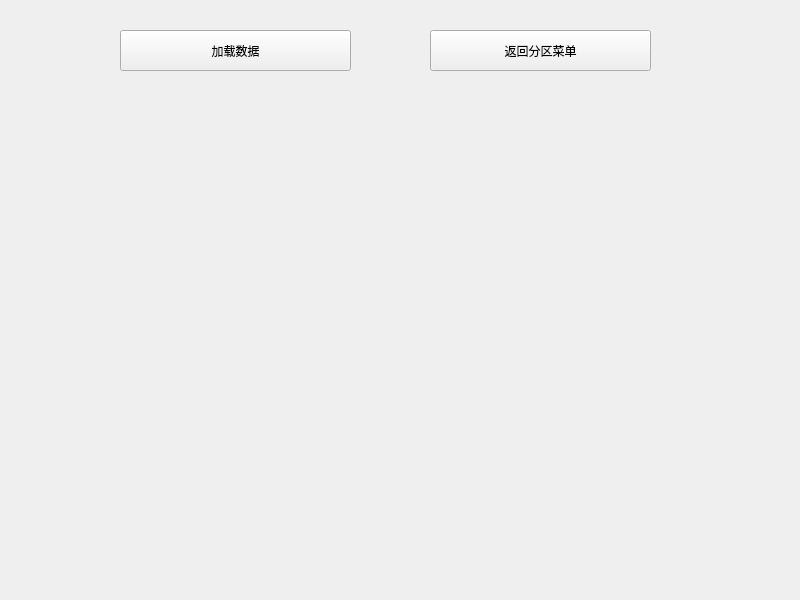
<?xml version="1.0" encoding="UTF-8"?>
<ui version="4.0">
 <class>LoadPage</class>
 <widget class="QWidget" name="LoadPage">
  <property name="geometry">
   <rect>
    <x>0</x>
    <y>0</y>
    <width>800</width>
    <height>600</height>
   </rect>
  </property>
  <property name="windowTitle">
   <string>Form</string>
  </property>
  <widget class="QWidget" name="verticalLayoutWidget">
   <property name="geometry">
    <rect>
     <x>50</x>
     <y>90</y>
     <width>691</width>
     <height>461</height>
    </rect>
   </property>
   <layout class="QVBoxLayout" name="testLayout"/>
  </widget>
  <widget class="QPushButton" name="btnLoadData">
   <property name="geometry">
    <rect>
     <x>120</x>
     <y>30</y>
     <width>231</width>
     <height>41</height>
    </rect>
   </property>
   <property name="text">
    <string>加载数据</string>
   </property>
  </widget>
  <widget class="QPushButton" name="pushButton_2">
   <property name="geometry">
    <rect>
     <x>430</x>
     <y>30</y>
     <width>221</width>
     <height>41</height>
    </rect>
   </property>
   <property name="text">
    <string>返回分区菜单</string>
   </property>
  </widget>
 </widget>
 <resources/>
 <connections/>
</ui>
